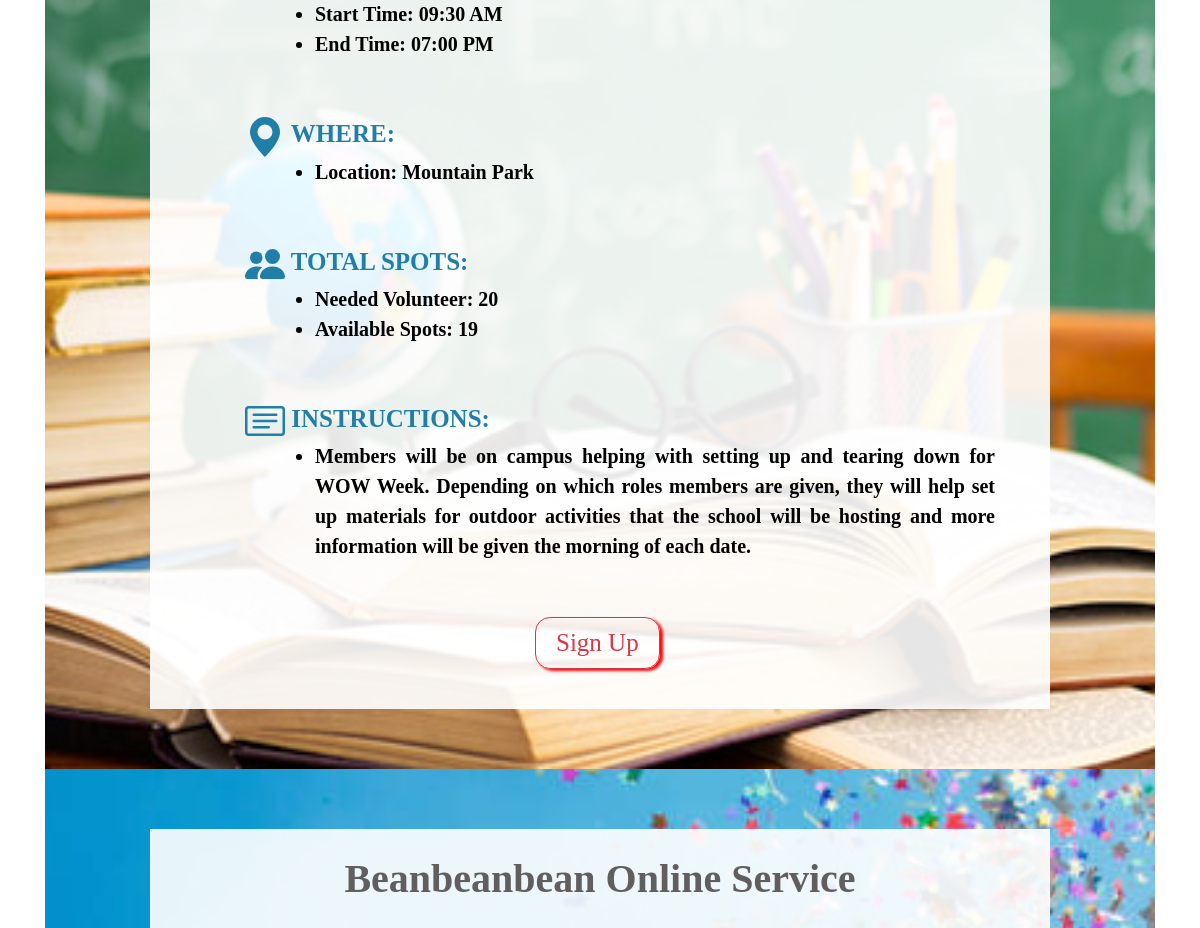
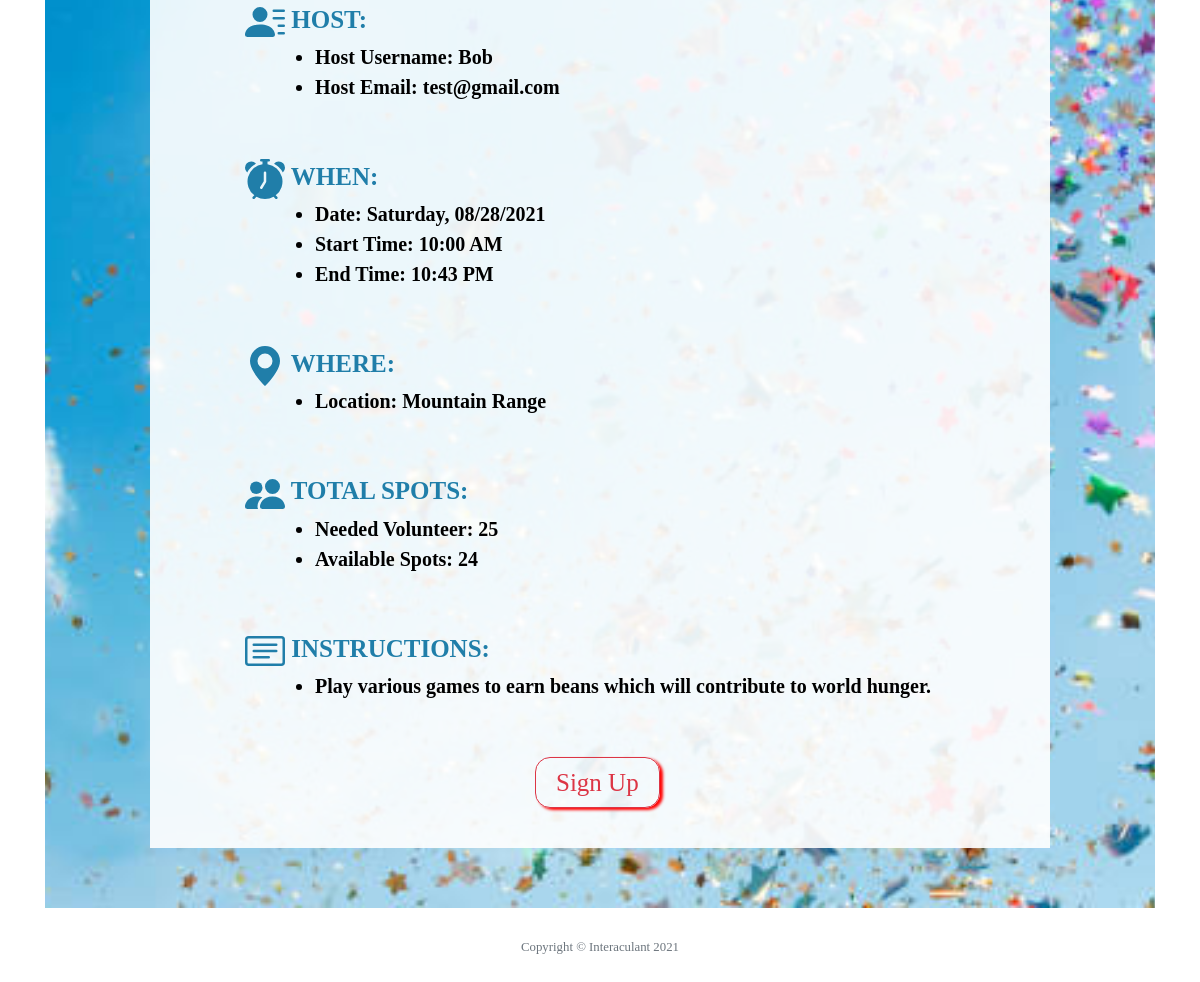
The page /services (signed in, lower part) on the database as committed earlier (2 pictures, top to bottom).
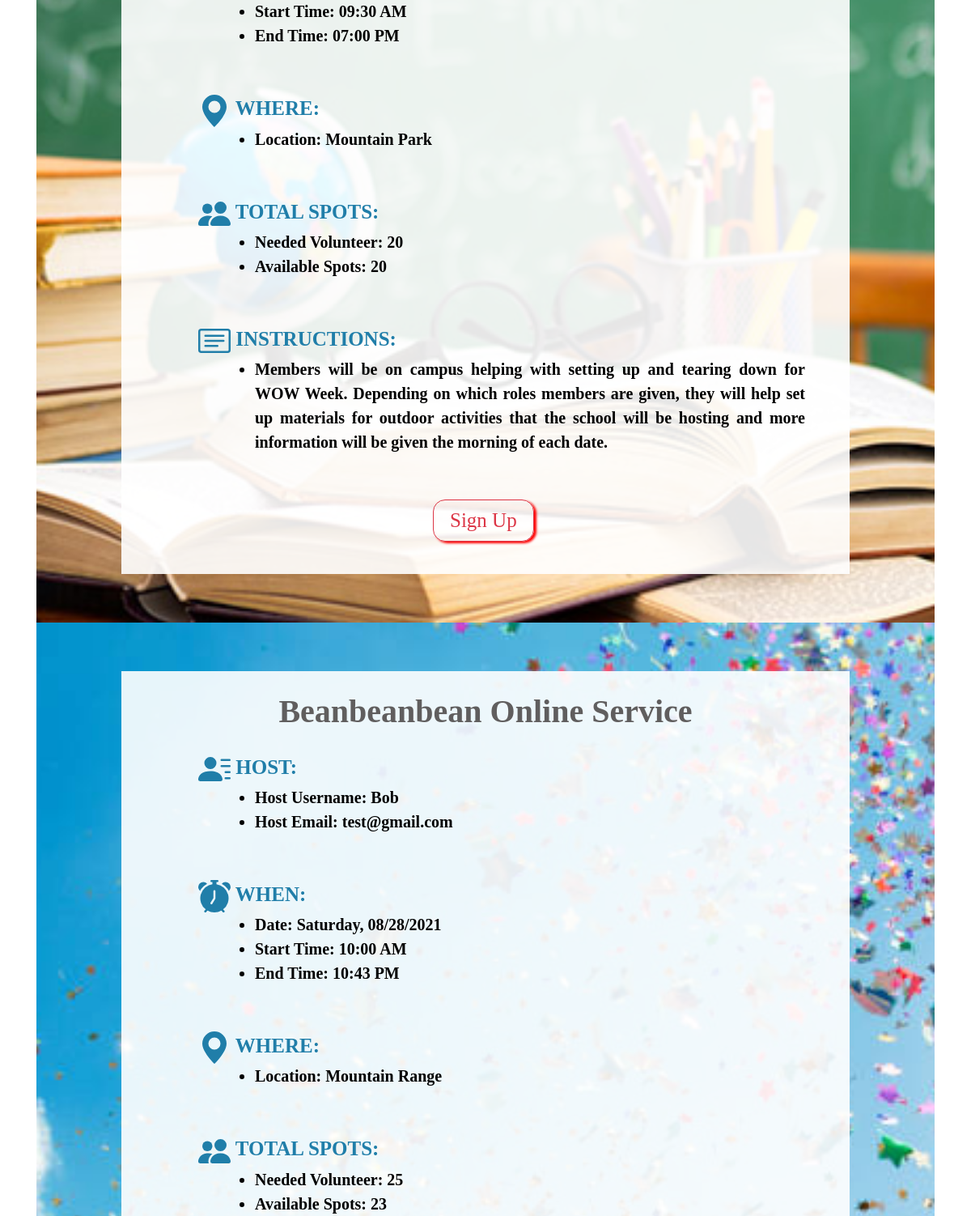
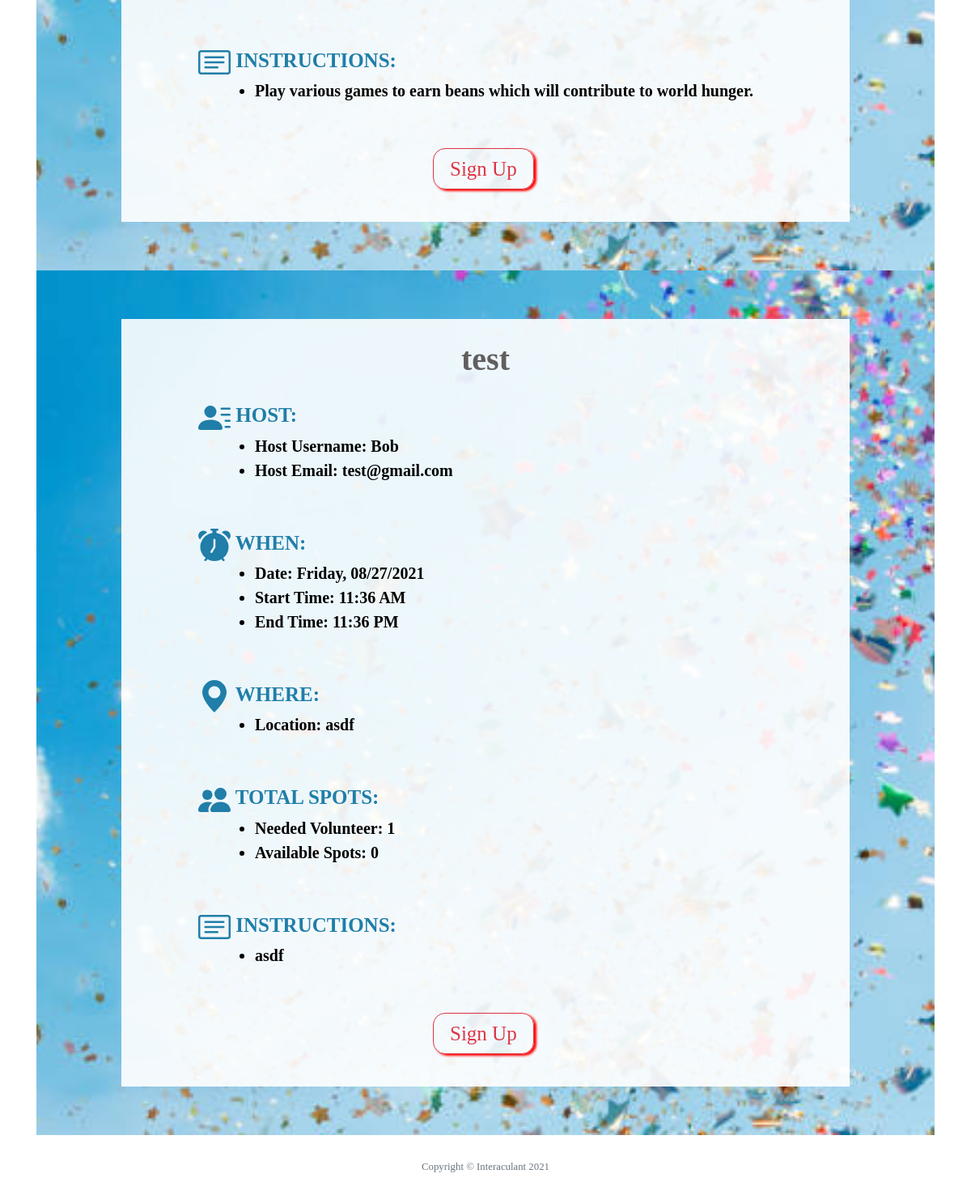
The same page on the database as committed later (2 pictures, top to bottom).
### tables this page shows
CREATE TABLE services (id INTEGER, user_id INTEGER, theme TEXT NOT NULL, title TEXT NOT NULL, host_username TEXT NOT NULL, host_email TEXT NOT NULL, date TEXT NOT NULL, start_time TEXT NOT NULL, end_time TEXT NOT NULL, location TEXT NOT NULL, total_volunteer INTEGER NOT NULL, available INTEGER NOT NULL, instruction TEXT NOT NULL, PRIMARY KEY(id) FOREIGN KEY(user_id) REFERENCES users(id));

### app.py (the view)
@app.route("/services", methods=["GET", "POST"])
@login_required
def services():
    con = sqlite3.connect("volunteer.db")
    con.row_factory = dict_factory
    db = con.cursor()
    services = db.execute("SELECT * FROM services").fetchall()
    con.commit()
    con.close()
    return render_template("services.html", services=services)

### app.py (called while the page is built)
@app.after_request
def after_request(response):
    response.headers["Cache-Control"] = "no-cache, no-store, must-revalidate"
    response.headers["Expires"] = 0
    response.headers["Pragma"] = "no-cache"
    return response

### helper.py (called while the page is built)
def dict_factory(cursor, row):
    d = {}
    for idx,col in enumerate(cursor.description):
        d[col[0]] = row[idx]
    return d

def login_required(f):
    @wraps(f)
    def decorated_function(*args, **kwargs):
        if session.get("user_id") is None:
            return redirect("/login")
        return f(*args, **kwargs)
    return decorated_function

### templates/services.html (shortened to what this page needs)
{% extends "layout.html" %}
{% block main %}
    <section>
        <div class="container">
            {% for service in services %}
                {% if service.theme == 'Celebration' %}
                    <div class="service-events-background" style="background-image: url(/static/image/Celebration.jpg);">
                {% elif service.theme == 'Foodie' %}
                    <div class="service-events-background" style="background-image: url(/static/image/Foodie.jpg);">
                {% elif service.theme == 'Education' %}
                    <div class="service-events-background" style="background-image: url(/static/image/Education.jpg);">
                {% endif %}
                        <div class="service-events">
                            <div class="service-events-title">
                                {{service.title}}
                            </div>
                            <div class="service-events-info-timestamp">
                                HOST:
                                <div class="service-events-information">
                                    <ul>
                                        <li>
                                            Host Username: {{service.host_username}}
                                        </li>
                                        <li>
                                            Host Email: {{service.host_email}}
                                        </li>
                                    </ul>
                                </div>
                            </div>
                            <div class="service-events-info-timestamp">
                                WHEN:
                                <div class="service-events-information">
                                    <ul>
                                        <li>
                                            Date: {{service.date}}
                                        </li>
                                        <li>
                                            Start Time: {{service.start_time}}
                                        </li>
                                        <li>
                                            End Time: {{service.end_time}}
                                        </li>
                                    </ul>
                                </div>
                            </div>
                            <div class="service-events-info-timestamp">
                                <svg xmlns="http://www.w3.org/2000/svg" width="40px" height="auto" fill="currentColor" class="bi bi-geo-alt-fill" viewBox="0 0 16 16">
                                    <path d="M8 16s6-5.686 6-10A6 6 0 0 0 2 6c0 4.314 6 10 6 10zm0-7a3 3 0 1 1 0-6 3 3 0 0 1 0 6z"/>
                                </svg>
                                WHERE:
                                <div class="service-events-information">
                                    <ul>
                                        <li>
                                            Location: {{service.location}}
                                        </li>
                                    </ul>
                                </div>
                            </div>
                            <div class="service-events-info-timestamp">
                                TOTAL SPOTS:
                                <div class="service-events-information">
                                    <ul>
                                        <li>
                                            Needed Volunteer: {{service.total_volunteer}}
                                        </li>
                                        <li>
                                            Available Spots: <span id='{{service.id}}'>{{service.available}}</span>
                                        </li>
                                    </ul>
                                </div>
                            </div>
                            <div class="service-events-info-timestamp">
                                INSTRUCTIONS:
                                <div class="service-events-information">
                                    <ul>
                                        <li>
                                            {{service.instruction}}
                                        </li>
                                    </ul>
                                </div>
                            </div>
                            <div style="max-width: 130px; margin:auto;">
                                <button style="padding-right: 20px; padding-left: 20px; font-size:25px; border-radius: 15px; box-shadow:3px 2px 3px red;" type="button" class="btn btn-outline-danger" onclick="availability('{{service.id}}')">Sign Up</button>
                            </div>
                        </div>
                    </div>
            {% endfor %}
        </div>
    </section>
{% endblock %}

### templates/layout.html (shortened to what this page needs)
<!DOCTYPE html>
<html lang="en">
<head>
    <link rel="stylesheet" href="https://cdn.jsdelivr.net/npm/bootstrap@4.5.3/dist/css/bootstrap.min.css">
    <link href="/static/login_register.css" rel="stylesheet">
    <link href="/static/landing.css" rel="stylesheet">
    <link href="/static/services.css" rel="stylesheet">
    <link href="/static/contact.css" rel="stylesheet">
    <link href="/static/create_service.css" rel="stylesheet">
    <link href="/static/service_management.css" rel="stylesheet">
</head>
<body>
    <main>
        {% block main %}{% endblock %}
    </main>
    <footer class="small text-center text-muted" style="margin-top: 30px; margin-bottom: 30px;">
        <span class="mb-3">Copyright &copy; Interaculant 2021</span>
    </footer>
</body>
</html>

### static/login_register.css (style rules this page uses)
* { box-sizing: border-box; margin: 0; padding: 0; font-family: tisa; }
::placeholder { font-size: 1rem; font-weight: bold; }

### static/landing.css (style rules this page uses)
main { overflow-x: auto; }

### static/services.css (style rules this page uses)
main .service-events-background { padding-top: 60px; padding-bottom: 60px; background-position: center; background-repeat: no-repeat; background-size: cover; }
main .service-events { background-color: rgba(255, 255, 255, 0.9); max-width: 900px; margin: auto; padding-bottom: 40px; }
main .service-events-title { padding: 20px; color: rgb(96, 94, 94); font-weight: 600; font-size: 40px; text-align: center; }
main .service-events-info-timestamp { padding-left: 50px; padding-bottom: 40px; font-size: 25px; font-weight: 700; color: #207EA9; margin-left: 5%; max-width: 800px; text-align:justify; }
main .service-events-information { padding-left: 70px; color: black; font-size: 20px; }

Rows that differ between the two databases and show on the page:
changed services "09:30 AM": available "19" → "20"
changed services "Beanbeanbean Online Service": available "24" → "23"
added services: title "test", host_username "Bob", host_email "test@gmail.com", date "Friday, 08/27/2021", start_time "11:36 AM", end_time "11:36 PM", location "asdf", total_volunteer "1", available "0", instruction "asdf"
